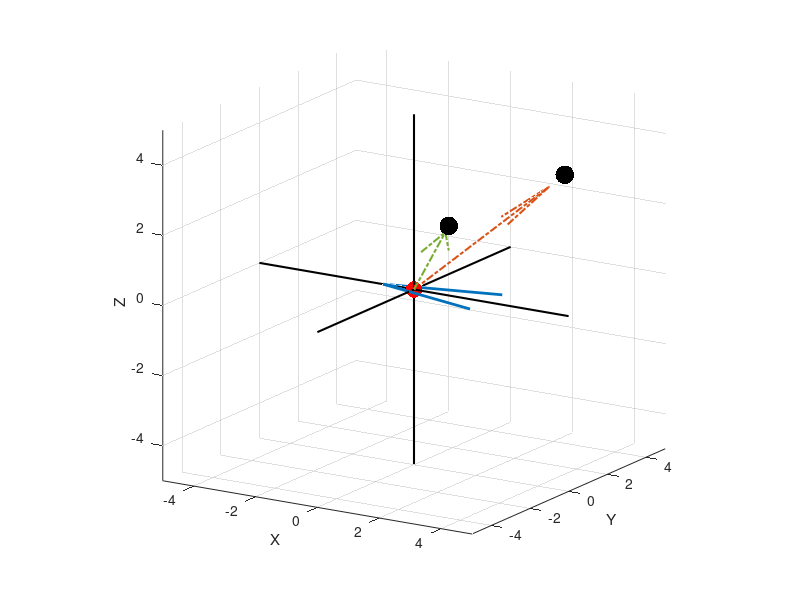

Here is the MATLAB script that generated this plot: (Note: this script raises an error after producing the figure.)
% clear all; clc; close all;
% close all;
%%
global num_modes ng nd xg xr sig delta_t;
ng = 2;
nd = 3;
num_modes = 3;
% xg = [rand(1,ng)*4 - 2;rand(1,ng)* 4- 2; rand(1,ng)*8 - 4] + rand(nd,1) - rand(nd,1); %random goal positions. These will be treated as fixed parameters.
% xg = [rand(1,ng)*8 - 4; rand(1,ng)* 8 - 4 ; rand(1,ng)*8 - 4] + rand(nd,1) - rand(nd,1); %random goal positions. These will be treated as fixed parameters.
% xg = [2.345585086756016,  -0.654414913243983,   3.345585086756016;
%    0.068458668712525,  -0.931541331287475,   2.068458668712525;
%   -2.389203961866748,   1.610796038133252,  -3.389203961866748;];
% xg= [-3, 0, 0.01;
%     -1, 0.5, 0;
%     3, -0.2, 0.01;
%     1, 0.1, -0.01]';
% xg = circshift(xg, 1);
% xg = circshift(xg, 1);
% xg = [0.45, -0.438, 0.23;
%       -0.45, -0.330, 0.2;
%       0.1, -0.45, 0.3]';
% xg = [0.45, -0.438, 0.23;
%       -0.45, -0.330, 0.2;
%       0.1, -0.45, 0.3]';
% xr = [0.2, -0.1, 0.3]';
% xr = [0.405, -0.128, 0.287]';
xg= [3, -3, 3;
    3, 3, 3;
    3, 3, -3;
    3, -3, -3]';
% xr =[-0.083077724768694, %robot pos at traj time stamp 501; 
%   -0.649295673560288,
%    0.288730342677929]';

xr = [0,0,0];
uh = [-1,0,0]';
sig = 0.01;
delta_t = 0.1;
%%

%PLOT GOALS AND ROBOT and UH
figure;
scatter3(xg(1,1:ng), xg(2,1:ng), xg(3,1:ng), 180, 'k', 'filled'); grid on; hold on;
xlabel('X'); ylabel('Y'); zlabel('Z');
scatter3(xr(1), xr(2), xr(3), 140, 'r', 'filled');
quiver3(xr(1), xr(2), xr(3), uh(1), uh(2), uh(3), 0, 'LineWidth', 2, 'MaxHeadSize', 2); %current robot velocity arrow
for i=1:ng %vectors connecting robot and goals.
    quiver3(xr(1), xr(2), xr(3), xg(1,i) - xr(1), xg(2,i) - xr(2), xg(3,i) - xr(3), 'LineWidth', 1.5, 'LineStyle', '-.');
end
sf = 1;
xrange = sf*[-5,5]; %set axis limits
yrange = sf*[-5,5];
zrange = sf*[-5,5];
line(xrange, [0,0], [0,0], 'Color', 'k', 'LineWidth', 1.5); %draw x and y axes.
line([0,0], yrange, [0,0], 'Color', 'k','LineWidth', 1.5);
line([0,0], [0,0], zrange, 'Color', 'k','LineWidth', 1.5);
axis([xrange, yrange, zrange]);
axis square;
view([32,16]);
%%
%Initialize the probability distribution over goals. 
% pg =(1/ng)*ones(ng, 1);
%%
% H = NumHessian(@compute_entropy, uh);
% PHI_UH_THETA = (1/sig^2)*H;

%%
% uh_U1 = [1, 0, 0; -1, 0, 0]';
% c1 = (1/sig^2)*(NumHessian(@compute_entropy, uh_U1(:,1), 'conf', xr));
% c2 = (1/sig^2)*(NumHessian(@compute_entropy, uh_U1(:,2), 'conf', xr));
% PHI_U1 = 0.5*c1 + 0.5*c2;
% 
% uh_U2 = [0, 1, 0; 0, -1, 0]';
% c1 = (1/sig^2)*(NumHessian(@compute_entropy, uh_U2(:,1), 'conf', xr));
% c2 = (1/sig^2)*(NumHessian(@compute_entropy, uh_U2(:,2), 'conf', xr));
% PHI_U2 = 0.5*c1 + 0.5*c2;
% 
% uh_U3 = [0, 0, 1; 0, 0, -1]';
% c1 = (1/sig^2)*(NumHessian(@compute_entropy, uh_U3(:,1), 'conf', xr));
% c2 = (1/sig^2)*(NumHessian(@compute_entropy, uh_U3(:,2), 'conf', xr));
% PHI_U3 = 0.5*c1 + 0.5*c2;
%%
% EID_U1 = det(PHI_U1);
% EID_U2 = det(PHI_U2);
% EID_U3 = det(PHI_U3);
% EID_US = [EID_U1; EID_U2; EID_U3];
% disp(EID_US);
%%
% compute_best_mode(EID_US);

%% 
    pg = [0.05, 0.4, 0.05, 0.4];
    pg = (1/ng)*ones(ng, 1);
    curr_x = xr';
    intent_type = 'dft';
    
    %%
     uh_U1 = [1, 0, 0; -1, 0, 0]';
    c1 = (1/sig^2)*(NumHessian(@compute_entropy, uh_U1(:,1), intent_type, curr_x, pg));
    c2 = (1/sig^2)*(NumHessian(@compute_entropy, uh_U1(:,2), intent_type, curr_x, pg));
    PHI_U1 = 0.5*c1 + 0.5*c2;

    uh_U2 = [0, 1, 0; 0, -1, 0]';
    c1 = (1/sig^2)*(NumHessian(@compute_entropy, uh_U2(:,1), intent_type, curr_x, pg));
    c2 = (1/sig^2)*(NumHessian(@compute_entropy, uh_U2(:,2), intent_type, curr_x, pg));
    PHI_U2 = 0.5*c1 + 0.5*c2;

    uh_U3 = [0, 0, 1; 0, 0, -1]';
    c1 = (1/sig^2)*(NumHessian(@compute_entropy, uh_U3(:,1), intent_type, curr_x, pg));
    c2 = (1/sig^2)*(NumHessian(@compute_entropy, uh_U3(:,2), intent_type, curr_x, pg));
    PHI_U3 = 0.5*c1 + 0.5*c2;

    EID_U1 = det(PHI_U1);
    EID_U2 = det(PHI_U2);
    EID_U3 = det(PHI_U3);
    EID_US = [EID_U1; EID_U2; EID_U3];
    disp(EID_US);
    fprintf('Using Fisher Information \n');
    best_mode = compute_best_mode_1d(EID_US);
        %%
    uh_U1 = [1, 0, 0; -1, 0, 0]';
    c1 = compute_entropy(uh_U1(:,1), intent_type, curr_x, pg);
    c2 = compute_entropy(uh_U1(:,2), intent_type, curr_x, pg);
    PHI_U1 = 0.5*c1 + 0.5*c2;

    uh_U2 = [0, 1, 0; 0, -1, 0]';
    c1 = compute_entropy(uh_U2(:,1), intent_type, curr_x, pg);
    c2 = compute_entropy(uh_U2(:,2), intent_type, curr_x, pg);
    PHI_U2 = 0.5*c1 + 0.5*c2;

    uh_U3 = [0, 0, 1; 0, 0, -1]';
    c1 = compute_entropy(uh_U3(:,1), intent_type, curr_x, pg);
    c2 = compute_entropy(uh_U3(:,2), intent_type, curr_x, pg);
    PHI_U3 = 0.5*c1 + 0.5*c2;
    
    %for scalars determinant doesnt do anything. but its ok. 
    EID_U1 = det(PHI_U1);
    EID_U2 = det(PHI_U2);
    EID_U3 = det(PHI_U3);
    EID_US = [EID_U1; EID_U2; EID_U3];
    disp(EID_US);
    fprintf('Using Entropy Information \n');
    best_mode = compute_best_mode_1d(EID_US);
%%
% evaluate for entire workspace. 

min_ws = -5;
max_ws = 5;
num_steps = 8;
step_size = (max_ws - min_ws)/num_steps;
ax_p = (min_ws:step_size:max_ws)' +0.001;
[X,Y,Z] = meshgrid(ax_p);
ws_points = [X(:) Y(:) Z(:)];
disamb_modes = zeros(size(ws_points, 1), 1);
pg0 = (1/ng)*ones(ng,1);
%%
for i=1:size(ws_points,1)
    xr = ws_points(i, :)';
    disamb_modes(i) = compute_optimal_mode_FI_3D('dft', xr, pg0, '1d');
end

%%
%%
%Show the results of the entire workspace simulations
figure;
scatter3(xg(1,1:ng), xg(2,1:ng), xg(3,1:ng), 580, 'k', 'filled');
% xrange = [-1,1]; %set axis limits
% yrange = [-1,1];
% zrange = [-1,1];
sf = 2;
xrange = sf*[-5,5]; %set axis limits
yrange = sf*[-5,5];
zrange = sf*[-5,5];
line(xrange, [0,0], [0,0], 'Color', 'r', 'LineWidth', 3.5); %draw x and y axes.
line([0,0], yrange, [0,0], 'Color', 'g','LineWidth', 5.5);
line([0,0], [0,0], zrange, 'Color', 'b','LineWidth', 3.5);
axis([xrange, yrange, zrange]);
axis square;xlabel('X'); ylabel('Y'); zlabel('Z');
view([32,16]);
grid on; hold on;
scatter3(ws_points(disamb_modes == 1, 1), ws_points(disamb_modes == 1, 2),  ws_points(disamb_modes == 1, 3), 70, 'r', 'filled');
scatter3(ws_points(disamb_modes == 2, 1), ws_points(disamb_modes == 2, 2),  ws_points(disamb_modes == 2, 3), 70, 'g', 'filled');
scatter3(ws_points(disamb_modes == 3, 1), ws_points(disamb_modes == 3, 2),  ws_points(disamb_modes == 3, 3), 70, 'b', 'filled');
scatter3(ws_points(disamb_modes == 4, 1), ws_points(disamb_modes == 4, 2),  ws_points(disamb_modes == 4, 3), 70, 'y', 'filled');
scatter3(ws_points(disamb_modes == 5, 1), ws_points(disamb_modes == 5, 2),  ws_points(disamb_modes == 5, 3), 70, 'm', 'filled');
scatter3(ws_points(disamb_modes == 6, 1), ws_points(disamb_modes == 6, 2),  ws_points(disamb_modes == 6, 3), 70, 'c', 'filled');
scatter3(ws_points(disamb_modes == 7, 1), ws_points(disamb_modes == 7, 2),  ws_points(disamb_modes == 7, 3), 70, 'k', 'filled');

%%
function best_val = compute_best_mode_1d(EID_US)
    thresh = 10^-3;
    global num_modes;
    diff_p = squareform(pdist(EID_US)/max(abs(EID_US)));
    inds = find(diff_p < thresh);
    if length(inds) > num_modes
        [i,j] = ind2sub([num_modes, num_modes], inds);
        eq_ind = i== j;
        i(eq_ind) = []; j(eq_ind) = [];
        eq_modes = unique(i+j);
        if length(eq_modes) > 1
            fprintf('Control modes 1, 2 and 3 disambiguate equally\n');
            best_val = 7;
        else
            [ss, ii] = sort(EID_US, 'descend');
            diff_bw_max = pdist(ss(1:2))/max(abs(ss(1:2)));
            if diff_bw_max < thresh
                fprintf('Control modes %d and %d are the best and disambiguate equally\n', ii(1), ii(2));
                best_val = ii(1) + ii(2) + 1;
            else
                fprintf('Control mode %d disambiguate the best\n', ii(1));
                best_val = ii(1);
            end
        end
    else
        fprintf('Control mode %s disambiguates the best \n', num2str(find(EID_US == max(EID_US))));
        best_val = find(EID_US == max(EID_US));
    end
end

%%
function best_val = compute_best_mode_2d(EID_US)
%     
%     fprintf('The Disambiguation metric values for the control modes \n')
%     disp(EID_US);
    global num_modes;
    thresh = 10^-3;
    diff_p = squareform(pdist(EID_US)/max(abs(EID_US)));
    inds = find(diff_p < thresh);
    if length(inds) > num_modes
        fprintf('2D Control Mode 1 and 2 disambiguate equally!\n');
        best_val = 3;
    else
        fprintf('2D Control mode %s disambiguates the best \n', num2str(find(EID_US == max(EID_US))));
        best_val =  find(EID_US == max(EID_US));
    end
end

%%
% function [EID_US] = compute_FIM
%     global sig xr;
%     uh_U1 = [1, 0, 0; -1, 0, 0]';
%     c1 = (1/sig^2)*(NumHessian(@compute_entropy, uh_U1(:,1), 'conf', xr));
%     c2 = (1/sig^2)*(NumHessian(@compute_entropy, uh_U1(:,2), 'conf', xr));
%     PHI_U1 = 0.5*c1 + 0.5*c2;
% 
%     uh_U2 = [0, 1, 0; 0, -1, 0]';
%     c1 = (1/sig^2)*(NumHessian(@compute_entropy, uh_U2(:,1), 'conf', xr));
%     c2 = (1/sig^2)*(NumHessian(@compute_entropy, uh_U2(:,2), 'conf', xr));
%     PHI_U2 = 0.5*c1 + 0.5*c2;
% 
%     uh_U3 = [0, 0, 1; 0, 0, -1]';
%     c1 = (1/sig^2)*(NumHessian(@compute_entropy, uh_U3(:,1), 'conf', xr));
%     c2 = (1/sig^2)*(NumHessian(@compute_entropy, uh_U3(:,2), 'conf', xr));
%     PHI_U3 = 0.5*c1 + 0.5*c2;
%     EID_U1 = det(PHI_U1);
%     EID_U2 = det(PHI_U2);
%     EID_U3 = det(PHI_U3);
%     EID_US = [EID_U1; EID_U2; EID_U3];
%     disp(EID_US);   
% end
